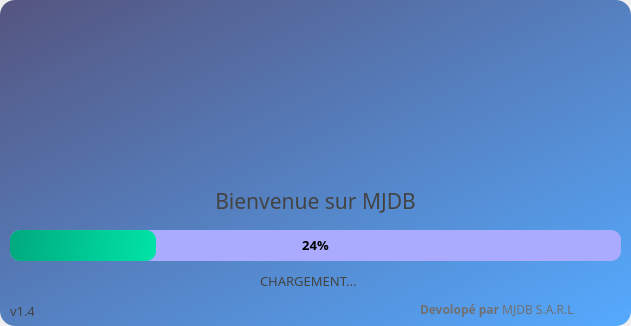
<?xml version="1.0" encoding="UTF-8"?>
<ui version="4.0">
 <class>deleted_accs</class>
 <widget class="QWidget" name="deleted_accs">
  <property name="geometry">
   <rect>
    <x>0</x>
    <y>0</y>
    <width>631</width>
    <height>326</height>
   </rect>
  </property>
  <property name="windowTitle">
   <string>deleted_accs</string>
  </property>
  <widget class="QFrame" name="dropShadowFrame">
   <property name="geometry">
    <rect>
     <x>0</x>
     <y>0</y>
     <width>631</width>
     <height>326</height>
    </rect>
   </property>
   <property name="styleSheet">
    <string notr="true">QFrame#dropShadowFrame{background-color: qlineargradient(spread:pad, x1:0, y1:0, x2:1, y2:1, stop:0 rgba(85, 85, 127, 255), stop:1 rgba(85, 170, 255, 255));
border-radius:15px;
}</string>
   </property>
   <property name="frameShape">
    <enum>QFrame::StyledPanel</enum>
   </property>
   <property name="frameShadow">
    <enum>QFrame::Raised</enum>
   </property>
   <widget class="QLabel" name="label">
    <property name="geometry">
     <rect>
      <x>220</x>
      <y>20</y>
      <width>191</width>
      <height>141</height>
     </rect>
    </property>
    <property name="text">
     <string/>
    </property>
    <property name="pixmap">
     <pixmap>MJDB_ICON.ico</pixmap>
    </property>
    <property name="scaledContents">
     <bool>true</bool>
    </property>
   </widget>
   <widget class="QProgressBar" name="progressBar">
    <property name="geometry">
     <rect>
      <x>10</x>
      <y>230</y>
      <width>611</width>
      <height>31</height>
     </rect>
    </property>
    <property name="font">
     <font>
      <family>Mongolian Baiti</family>
      <pointsize>10</pointsize>
      <weight>75</weight>
      <bold>true</bold>
     </font>
    </property>
    <property name="styleSheet">
     <string notr="true">QProgressBar{
background-color: rgb(170, 170, 255);
border-radius: 10px;
border-style:none;
}
QProgressBar::chunk{
	background-color: qlineargradient(spread:pad, x1:0, y1:0.472, x2:1, y2:0.494, stop:0 rgba(0, 170, 127, 255), stop:1 rgba(0, 227, 166, 255));
border-radius:10px;
}
</string>
    </property>
    <property name="value">
     <number>24</number>
    </property>
    <property name="alignment">
     <set>Qt::AlignCenter</set>
    </property>
   </widget>
   <widget class="QLabel" name="label_2">
    <property name="geometry">
     <rect>
      <x>260</x>
      <y>270</y>
      <width>201</width>
      <height>21</height>
     </rect>
    </property>
    <property name="font">
     <font>
      <family>Bodoni MT</family>
      <pointsize>10</pointsize>
     </font>
    </property>
    <property name="styleSheet">
     <string notr="true">color: rgb(67, 67, 67);</string>
    </property>
    <property name="text">
     <string>CHARGEMENT...</string>
    </property>
   </widget>
   <widget class="QLabel" name="label_3">
    <property name="geometry">
     <rect>
      <x>420</x>
      <y>300</y>
      <width>221</width>
      <height>20</height>
     </rect>
    </property>
    <property name="font">
     <font>
      <family>Segoe MDL2 Assets</family>
      <pointsize>9</pointsize>
     </font>
    </property>
    <property name="styleSheet">
     <string notr="true">color: rgb(112, 112, 112);</string>
    </property>
    <property name="text">
     <string>&lt;strong&gt;Devolopé par&lt;/strong&gt; MJDB S.A.R.L</string>
    </property>
   </widget>
   <widget class="QLabel" name="label_4">
    <property name="geometry">
     <rect>
      <x>0</x>
      <y>180</y>
      <width>631</width>
      <height>41</height>
     </rect>
    </property>
    <property name="font">
     <font>
      <family>Bodoni MT</family>
      <pointsize>16</pointsize>
     </font>
    </property>
    <property name="styleSheet">
     <string notr="true">color: rgb(67, 67, 67);</string>
    </property>
    <property name="text">
     <string>Bienvenue sur MJDB</string>
    </property>
    <property name="alignment">
     <set>Qt::AlignCenter</set>
    </property>
   </widget>
   <widget class="QLabel" name="label_5">
    <property name="geometry">
     <rect>
      <x>10</x>
      <y>300</y>
      <width>71</width>
      <height>21</height>
     </rect>
    </property>
    <property name="font">
     <font>
      <family>Bodoni MT</family>
      <pointsize>10</pointsize>
     </font>
    </property>
    <property name="styleSheet">
     <string notr="true">color: rgb(67, 67, 67);</string>
    </property>
    <property name="text">
     <string>v1.4</string>
    </property>
   </widget>
  </widget>
 </widget>
 <resources/>
 <connections/>
</ui>
